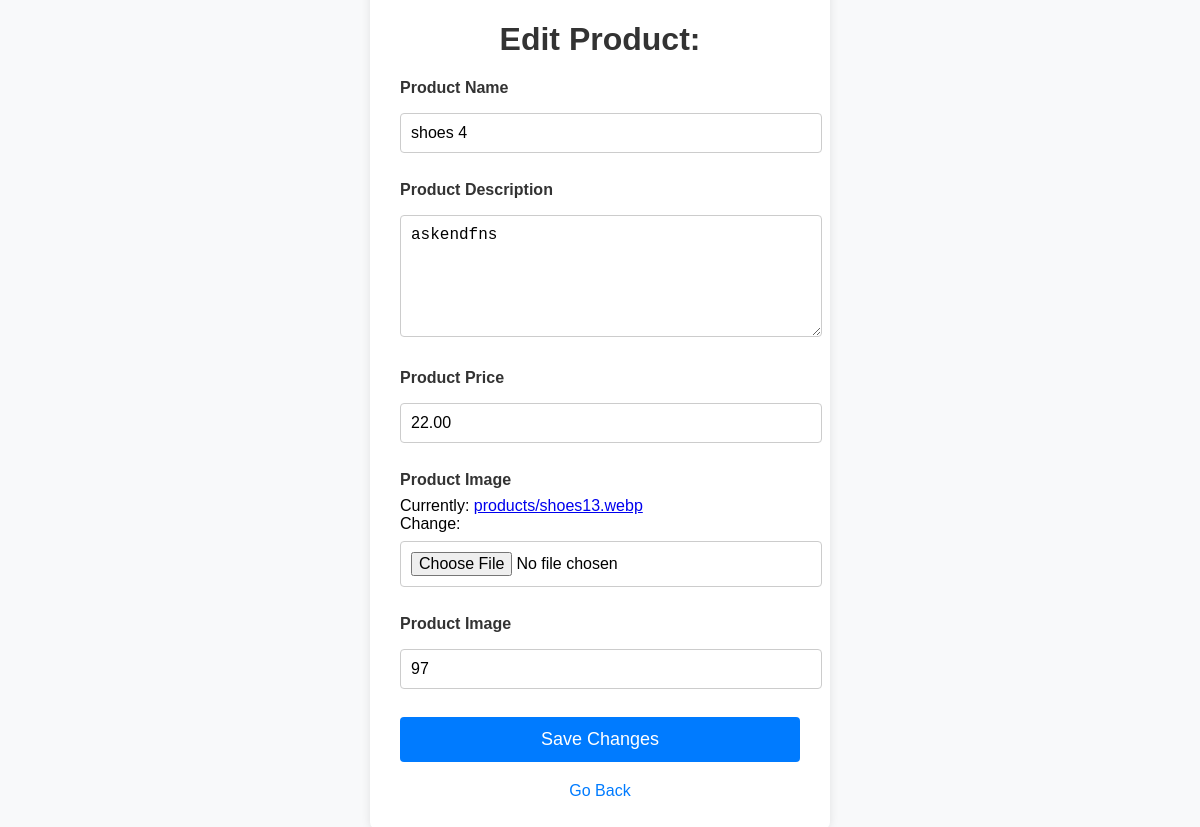
Screenshot of /product/edit/19/ (signed in) with the database file from the repository.
### product/models.py (models this page shows, shortened)
class Product(models.Model):
    seller = models.ForeignKey(
        User,  # Reference to the User model
        on_delete=models.CASCADE,  # Delete products if the seller is deleted
        related_name='products'  # Allows reverse lookup (user.products.all())
    )
    name = models.CharField(max_length=255)
    description = models.TextField()
    price = models.DecimalField(max_digits=10, decimal_places=2)
    image = models.ImageField(upload_to='products/', null=False, blank=False)
    created_at = models.DateTimeField(auto_now_add=True)
    updated_at = models.DateTimeField(auto_now=True)
    quantity = models.IntegerField(default=100)

### product/views.py (the view)
# urls.py: path('edit/<int:product_id>/', views.edit_pro, name='edit_product'),
@login_and_role_required("seller")
def edit_pro(request,product_id):
    product = get_object_or_404(Product,id = product_id,seller=request.user)
    if request.method == 'POST':
        form = ProductForm(request.POST, request.FILES, instance=product)
        if form.is_valid():
            form.save()
            messages.success(request, 'Product updated successfully!')
            return redirect('seller_dashboard')  # Redirect to seller dashboard or another appropriate page
    else:
        form = ProductForm(instance=product)
    return render(request,'edit.html',{"form":form})

### product/forms.py (shortened to what this page needs)
class ProductForm(forms.ModelForm):
    class Meta:
        model = Product
        fields = ['name', 'description', 'price','image','quantity']
        widgets = {
            'description': forms.Textarea(attrs={'rows': 4}),
        }

### product/templates/edit.html (shortened to what this page needs)
<!DOCTYPE html>
<html lang="en">
<head>
</head>
<body>
    <div class="container">
        <h1>Edit Product: {{ product.name }}</h1>
        <form method="POST" enctype="multipart/form-data">
            <div class="form-group">
                <label for="name">Product Name</label>
                {{ form.name }}
            </div>
            <div class="form-group">
                <label for="description">Product Description</label>
                {{ form.description }}
            </div>
            <div class="form-group">
                <label for="price">Product Price</label>
                {{ form.price }}
            </div>
            <div class="form-group">
                <label for="image">Product Image</label>
                {{ form.image }}
            </div>
            <div class="form-group">
                <label for="image">Product Image</label>
                {{ form.quantity }}
            </div>
            <button type="submit">Save Changes</button>
        </form>
        <div class="go-back">
            <a href="{% url 'seller_dashboard' %}">Go Back</a>
        </div>
    </div>
</body>
</html>

### product/templates/edit.html (style rules this page uses)
body { font-family: Arial, sans-serif; margin: 0; padding: 0; background-color: #f8f9fa; display: flex; justify-content: center; align-items: center; height: 100vh; }
.container { background-color: #fff; padding: 30px; box-shadow: 0 0 10px rgba(0, 0, 0, 0.1); border-radius: 8px; width: 400px; max-width: 100%; }
h1 { text-align: center; color: #333; }
.form-group { margin-bottom: 20px; }
label { display: block; font-weight: bold; color: #333; margin-bottom: 8px; }
input[type="text"], input[type="number"], textarea, input[type="file"] { width: 100%; padding: 10px; margin: 8px 0; border: 1px solid #ccc; border-radius: 4px; font-size: 16px; }
textarea { resize: vertical; height: 100px; }
button { width: 100%; padding: 12px; background-color: #007bff; color: #fff; border: none; border-radius: 4px; cursor: pointer; font-size: 18px; }
.go-back { display: block; margin-top: 20px; text-align: center; font-size: 16px; }
.go-back a { color: #007bff; text-decoration: none; }

### rows the page displays
Product: name "shoes 4", description "askendfns", price "22.00", quantity "97"
